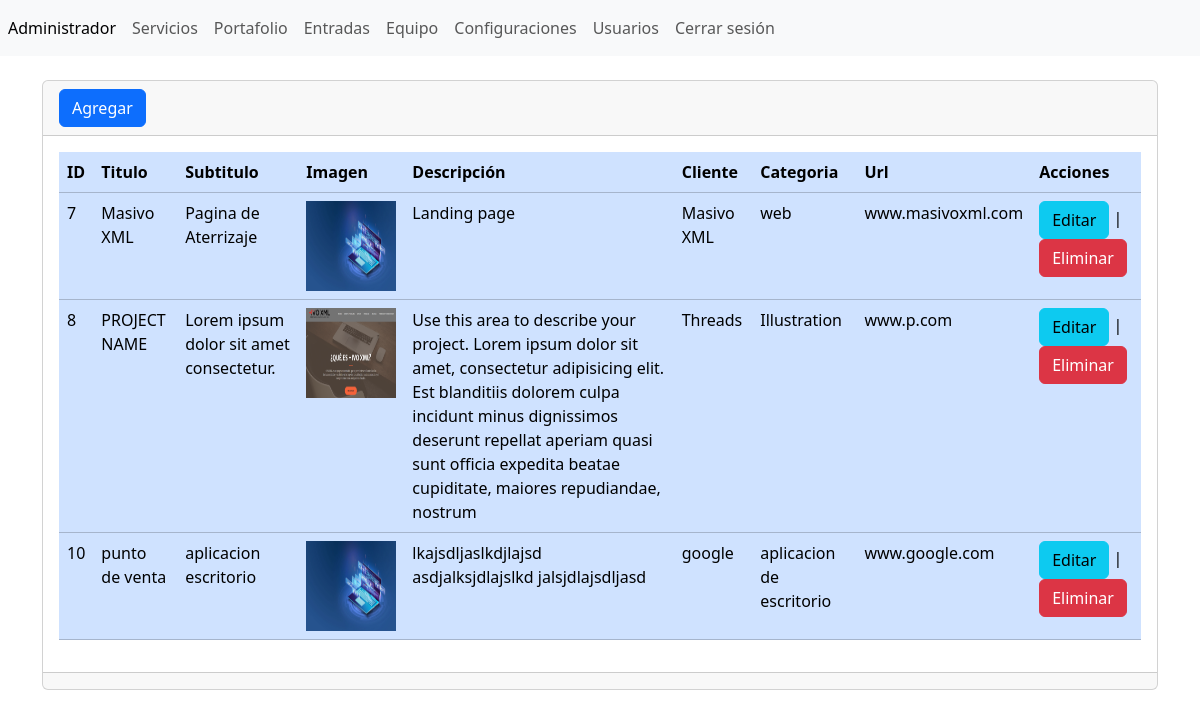
The page /website/admin/secciones/portafolio/index.php (signed in) on the database its author committed.
### tables this page shows
CREATE TABLE `portafolio` (
  `id` int NOT NULL AUTO_INCREMENT,
  `titulo` varchar(255) NOT NULL,
  `subtitulo` varchar(255) NOT NULL,
  `imagen` varchar(255) NOT NULL,
  `descripcion` varchar(255) NOT NULL,
  `cliente` varchar(255) NOT NULL,
  `categoria` varchar(255) NOT NULL,
  `url` varchar(255) NOT NULL,
  PRIMARY KEY (`id`)
);

### website/admin/secciones/portafolio/index.php (the view, shortened to what this page needs)
<?php
include("../../bd.php");
$sentencia=$conexion->prepare("SELECT * FROM `portafolio`");
$sentencia->execute();
$lista_portafolio=$sentencia->fetchAll(PDO::FETCH_ASSOC);
include("../../templates/header.php")
?>
<div class="card">
    <div class="card-header">
        <a
            name=""
            id=""
            class="btn btn-primary"
            href="crear.php"
            role="button"
            >Agregar</a
        >
    </div>
    <div class="card-body">
        <div
            class="table-responsive-sm"
        >
            <table
                class="table table-primary"
            >
                <thead>
                    <tr>
                        <th scope="col">ID</th>
                        <th scope="col">Titulo</th>
                        <th scope="col">Subtitulo</th>
                        <th scope="col">Imagen</th>
                        <th scope="col">Descripción</th>
                        <th scope="col">Cliente</th>
                        <th scope="col">Categoria</th>
                        <th scope="col">Url</th>
                        <th scope="col">Acciones</th>
                    </tr>
                </thead>
                <tbody>
                <?php foreach ($lista_portafolio as $registros){?>
                    <tr class="">
                        <td><?php echo $registros['id'];?></td>
                        <td><?php echo $registros['titulo'];?></td>
                        <td><?php echo $registros['subtitulo'];?></td>
                        <td><img  src="../../../assets/img/portfolio/<?php echo $registros['imagen'];?>" width="90" height="90"></td>
                        <td><?php echo $registros['descripcion'];?></td>
                        <td><?php echo $registros['cliente'];?></td>
                        <td><?php echo $registros['categoria'];?></td>
                        <td><?php echo $registros['url'];?></td>
                        <td> <a
                                name=""
                                id=""
                                class="btn btn-info"
                                href="editar.php?txtID=<?php echo $registros['id'];?>"
                                role="button"
                                >Editar</a
                            >
                            |
                            <a
                                name=""
                                id=""
                                class="btn btn-danger"
                                href="index.php?txtID=<?php echo $registros['id'];?>"
                                role="button"
                                >Eliminar</a
                            >
                        </td>
                    </tr>
                    <?php }?>
                </tbody>
            </table>
        </div>
    </div>
    <div class="card-footer text-muted"></div>
</div>
<?php
include("../../templates/footer.php")
?>

### rows shown on the page
portafolio: id "7", titulo "Masivo XML", subtitulo "Pagina de Aterrizaje", imagen (picture), descripcion "Landing page", cliente "Masivo XML", categoria "web", url "www.masivoxml.com"
portafolio: id "8", titulo "PROJECT NAME", subtitulo "Lorem ipsum dolor sit amet consectetur.", imagen (picture), descripcion "Use this area to describe your project. Lorem ipsum dolor sit amet, consectetur adipisicing elit. Est blanditiis dolorem culpa incidunt minus dignissimos deserunt repellat aperiam quasi sunt officia expedita beatae cupiditate, maiores repudiandae, nostrum", cliente "Threads", categoria "Illustration", url "www.p.com"
portafolio: id "10", titulo "punto de venta", subtitulo "aplicacion escritorio", imagen (picture), descripcion "lkajsdljaslkdjlajsd asdjalksjdlajslkd jalsjdlajsdljasd", cliente "google", categoria "aplicacion de escritorio", url "www.google.com"
